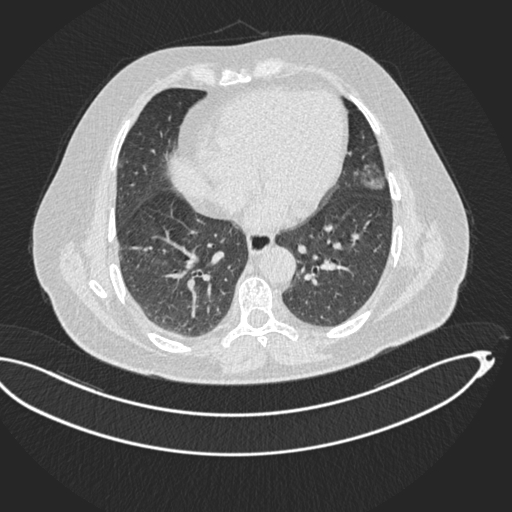
%> input picture Dataset/test/Benign cases/11027826124.jpg, 512 x 512 px
$ octave --eval "result = impreprocess(imread('../Dataset/test/Benign cases/11027826124.jpg'));"   (GNU Octave 9; MATLAB toolbox functions it lacks are replaced by stand-ins)
%> lines starting %> are read from the running program, lines starting %| are printed output that depends on the picture; in (x1, y1, x2, y2) boxes, pixels count from 0 and x2, y2 are one past the last pixel; in counts of white or black regions, pixels touching at a corner belong together; the program's own positions count from 1
function BW=impreprocess(x1)

x1=imresize(x1,[256,256]);
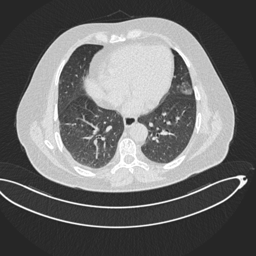
%> x1: size 256x256x3 uint8; min 33, max 255, mean 107.7

%here i have extracted the min and max value of the original image so that i
%can randomly level the original image. from here i put a random
%level value in imshow to make it visible in human eyes
minA = min(x1(:));
%> minA = 33
maxA = max(x1(:));
%> maxA = 255
% [4 lines of commented-out code are left out]

I2 = imcrop(x1,[50 60 150 135]);
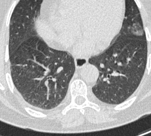
%> I2: size 136x151x3 uint8; min 36, max 255, mean 156.5
% [12 lines of commented-out code are left out]

contrast = imadjust(I2);
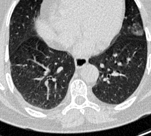
%> contrast: size 136x151x3 uint8; min 0, max 255, mean 134.3

% [8 lines of commented-out code are left out]


level = graythresh(contrast);
%> level = 0.486
BW = im2bw(contrast,level);
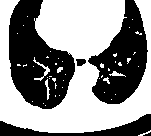
%> BW: size 136x151 logical; 56.4% white; 5 black regions (1 under 20 px), largest, box (x1, y1, x2, y2) and area: (9, 0, 75, 109) 4336, (88, 0, 148, 104) 3369, (0, 114, 151, 136) 1181, (76, 59, 86, 66) 56
% subplot(4,3,7)
% imshow(BW)
% title('Converted to Binary Image')
end

$ run again, on Dataset/test/Benign cases/1116656424.jpg
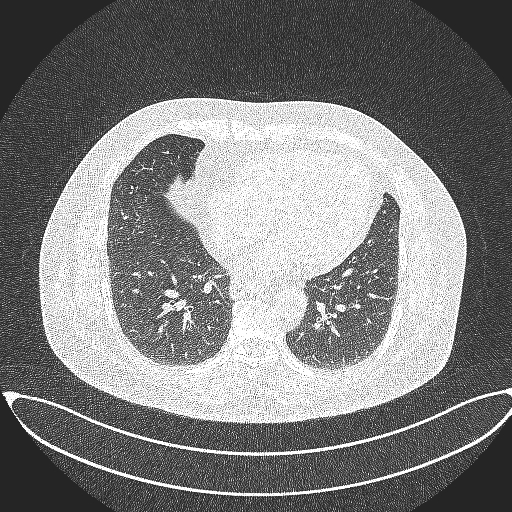
%> input picture Dataset/test/Benign cases/1116656424.jpg, 512 x 512 px
%> minA = 27
%> maxA = 255
%> in impreprocess, `contrast = imadjust(I2);`:
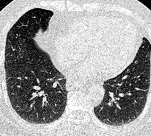
%> contrast: size 136x151x3 uint8; min 0, max 255, mean 156.9
%> level = 0.524
%> in impreprocess, `BW = im2bw(contrast,level);`:
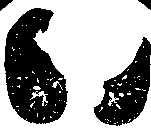
%> BW: size 136x151 logical; 64% white; 4 black regions, box (x1, y1, x2, y2) and area: (4, 8, 68, 124) 4740, (94, 37, 151, 126) 2511, (0, 0, 13, 11) 77, (138, 0, 151, 10) 70

$ run again, on Dataset/test/Benign cases/14178633588.jpg
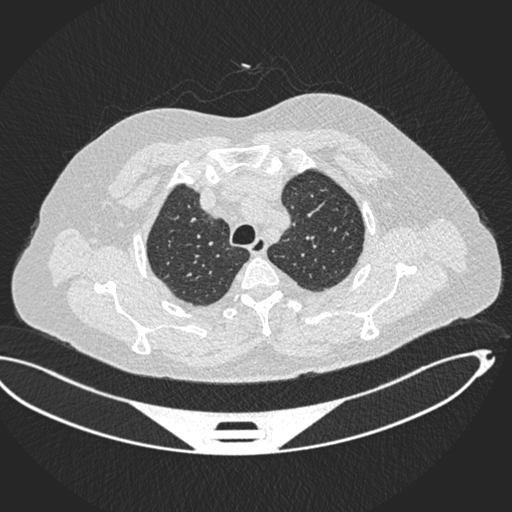
%> input picture Dataset/test/Benign cases/14178633588.jpg, 512 x 512 px
%> minA = 32
%> maxA = 255
%> in impreprocess, `contrast = imadjust(I2);`:
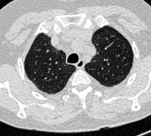
%> contrast: size 136x151x3 uint8; min 0, max 255, mean 158.2
%> level = 0.459
%> in impreprocess, `BW = im2bw(contrast,level);`:
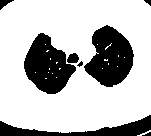
%> BW: size 136x151 logical; 73.7% white; 8 black regions (1 under 20 px), largest, box (x1, y1, x2, y2) and area: (84, 25, 134, 87) 2020, (24, 33, 76, 94) 1941, (0, 115, 151, 136) 1206
